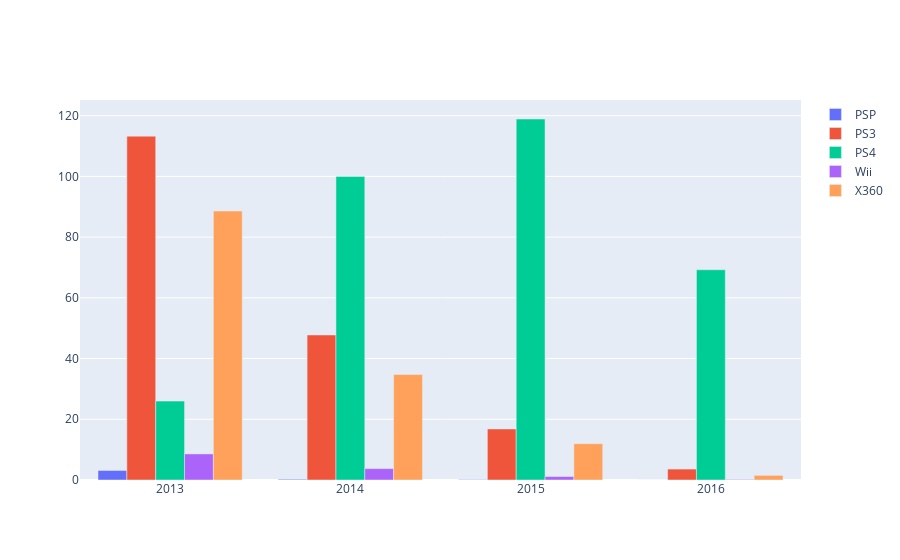

Notebook source saved alongside this figure:
### Markdown cell above
Возьмем период 2013-2016 г за интересующий (период характерен активным развитием PS4)

### Code cell
summary = summary[summary.index >= 2013]
_plot = go.Figure(data = [
    go.Bar(name = 'PSP', x = summary.index, y = summary['PSP']),
    go.Bar(name = 'PS3', x = summary.index, y = summary['PS3']),
    go.Bar(name = 'PS4', x = summary.index, y = summary['PS4']),
    go.Bar(name = 'Wii', x = summary.index, y = summary['Wii']),
    go.Bar(name = 'X360', x = summary.index, y = summary['X360']),
])

_plot.update_layout(barmode = 'group')
_plot.show()

### Figure 1 — Plotly figure (JSON) as saved in the notebook; plotly's stock layout.template omitted (floating-point values rounded to 4 significant figures)
{"data": [{"name": "PSP", "type": "bar", "x": [2013, 2014, 2015, 2016], "y": [3.14, 0.24, 0.12, 0]}, {"name": "PS3", "type": "bar", "x": [2013, 2014, 2015, 2016], "y": [113.2, 47.76, 16.82, 3.6]}, {"name": "PS4", "type": "bar", "x": [2013, 2014, 2015, 2016], "y": [25.99, 100.0, 118.9, 69.25]}, {"name": "Wii", "type": "bar", "x": [2013, 2014, 2015, 2016], "y": [8.59, 3.75, 1.14, 0.18]}, {"name": "X360", "type": "bar", "x": [2013, 2014, 2015, 2016], "y": [88.58, 34.74, 11.96, 1.52]}], "layout": {"barmode": "group"}}
